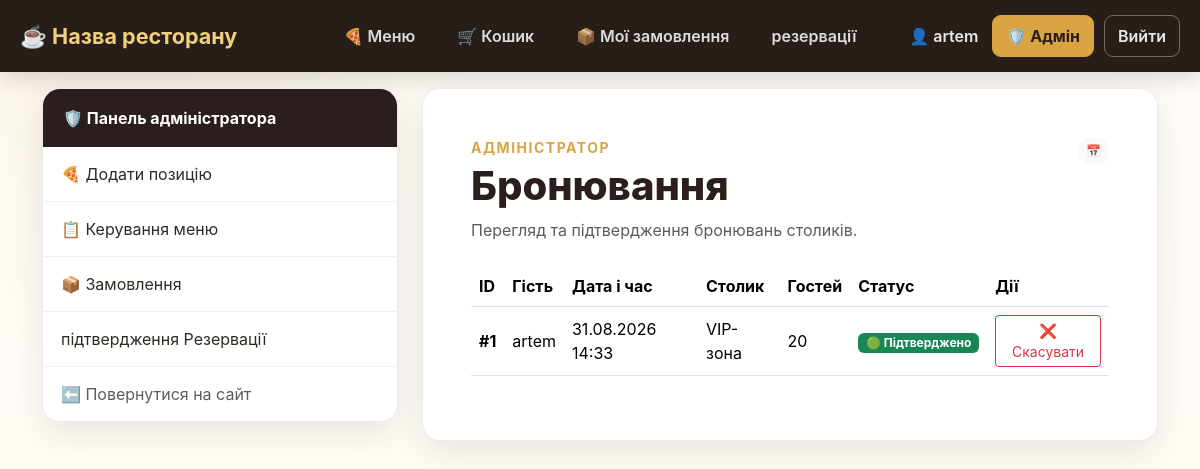
/admin/reservations (signed in), run on an earlier commit of the app's database.
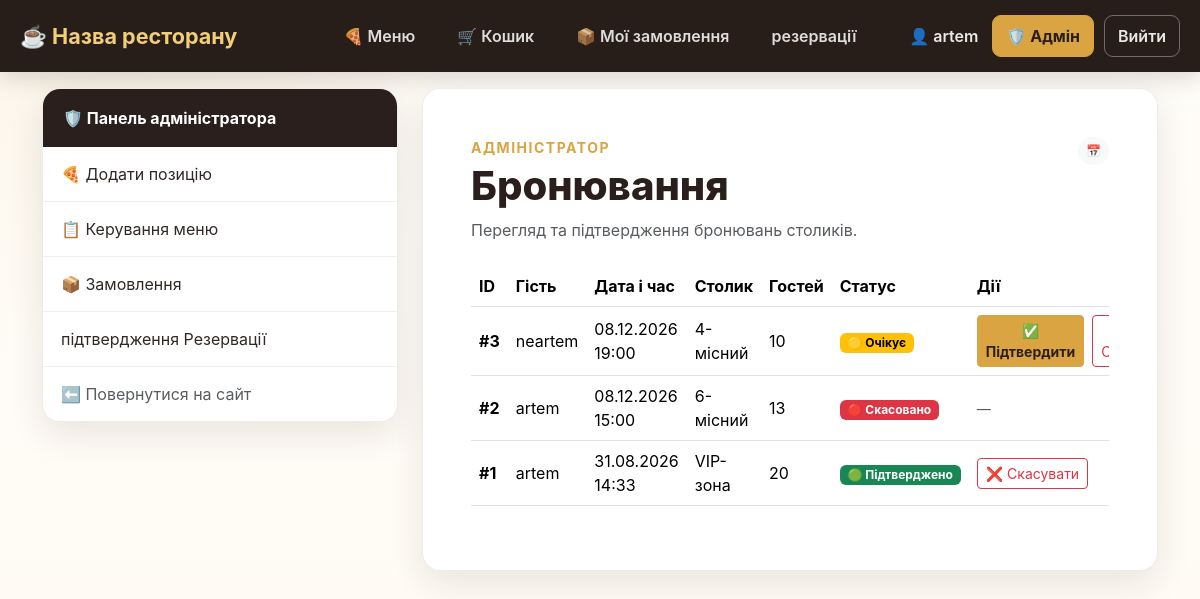
And on a later commit of the database.
### online_restaurant_db.py (models this page shows, shortened)
class Base(DeclarativeBase):
    pass

class Users(Base, UserMixin):
    __tablename__ = "users"
    id: Mapped[int] = mapped_column(primary_key=True)
    nickname: Mapped[str] = mapped_column(String(100), unique=True)
    password: Mapped[str] = mapped_column(String(200))
    email: Mapped[str] = mapped_column(String(50), unique=True)
    role = Column(String(20), nullable=False, default="user")
    reservations = relationship("Reservation", foreign_keys="Reservation.user_id", back_populates="user")
    orders = relationship("Orders", foreign_keys="Orders.user_id", back_populates='user')

class Reservation(Base):
    __tablename__ = "reservation"
    id: Mapped[int] = mapped_column(primary_key=True)
    time_start: Mapped[datetime] = mapped_column(DateTime)
    type_table: Mapped[str] = mapped_column(String(20))
    guests: Mapped[int] = mapped_column(Integer, default=2)
    status: Mapped[str] = mapped_column(String(20), default="pending")
    user_id: Mapped[int] = mapped_column(ForeignKey('users.id'))
    user = relationship("Users", foreign_keys="Reservation.user_id", back_populates="reservations")

### online_restaurant.py (the view)
@app.route('/admin/reservations')
@login_required
@admin_required
def admin_reservations():
    with Session() as cursor:
        reservations = (
            cursor.query(Reservation)
            .options(joinedload(Reservation.user))
            .order_by(Reservation.time_start.desc())
            .all()
        )
    return render_template('admin_reservations.html', reservations=reservations)

### online_restaurant.py (called while the page is built)
@app.before_request
def ensure_csrf_token():
    if "csrf_token" not in session:
        session["csrf_token"] = secrets.token_hex(16)

def admin_required(function):
    @wraps(function)
    @login_required
    def decorated_function(*args, **kwargs):
        if current_user.role != 'admin':
            return redirect(url_for('home'))
        return function(*args, **kwargs)
    return decorated_function

@login_manager.user_loader
def load_user(user_id):
    with Session() as session:
        user = session.query(Users).filter_by(id = user_id).first()
        if user:
            return user

@app.after_request
def apply_csp(response):
    nonce = secrets.token_urlsafe(16)  # Генеруємо випадковий nonce для дозволених скриптів
    csp = (
        f"default-src 'self'; "
        f"script-src 'self' 'nonce-{nonce}'; "
        f"style-src 'self'; "
        f"frame-ancestors 'none'; "
        f"base-uri 'self'; "
        f"form-action 'self'"
    )
    response.headers["Content-Security-Policy"] = csp
    response.set_cookie('nonce', nonce)
    return response

### templates/admin_reservations.html (shortened to what this page needs)
<!DOCTYPE html>
<html lang="uk">
<head>
    <link rel="stylesheet" href="{{ url_for('static', filename='css/bootstrap.min.css') }}">
    <link rel="stylesheet" href="{{ url_for('static', filename='css/restaurant.css') }}">
</head>
<body>
{% include '_navigation.html' %}
<main class="container pb-5">
    <div class="row g-4">
        <aside class="col-lg-4">
            {% include '_admin_navigation.html' %}
        </aside>
        <section class="col-lg-8">
            <div class="form-card p-4 p-md-5">
                <div class="d-flex justify-content-between align-items-start gap-3 mb-4">
                    <div>
                        <div class="text-uppercase small fw-bold" style="color:var(--gold);letter-spacing:1.5px">
                            Адміністратор
                        </div>
                        <h1 class="section-title mt-1 mb-2">Бронювання</h1>
                        <p class="text-muted mb-0">Перегляд та підтвердження бронювань столиків.</p>
                    </div>
                    <span class="badge rounded-pill text-bg-light p-2">📅</span>
                </div>
                {% if reservations %}
                    <div class="table-responsive">
                        <table class="table align-middle">
                            <thead>
                                <tr>
                                    <th>ID</th>
                                    <th>Гість</th>
                                    <th>Дата і час</th>
                                    <th>Столик</th>
                                    <th>Гостей</th>
                                    <th>Статус</th>
                                    <th>Дії</th>
                                </tr>
                            </thead>
                            <tbody>
                                {% for res in reservations %}
                                <tr>
                                    <td class="fw-bold">#{{ res.id }}</td>
                                    <td>{{ res.user.nickname if res.user else '—' }}</td>
                                    <td>{{ res.time_start.strftime('%d.%m.%Y %H:%M') }}</td>
                                    <td>{{ res.type_table }}</td>
                                    <td>{{ res.guests }}</td>
                                    <td>
                                        {% if res.status == 'pending' %}
                                            <span class="badge text-bg-warning">🟡 Очікує</span>
                                        {% elif res.status == 'confirmed' %}
                                            <span class="badge text-bg-success">🟢 Підтверджено</span>
                                        {% elif res.status == 'cancelled' %}
                                            <span class="badge text-bg-danger">🔴 Скасовано</span>
                                        {% endif %}
                                    </td>
                                    <td>
                                        {% if res.status == 'pending' %}
                                            <div class="d-flex gap-2">
                                                <form action="{{ url_for('admin_confirm_reservation', reservation_id=res.id) }}" method="POST">
                                                    <button type="submit" class="btn btn-sm btn-gold">✅ Підтвердити</button>
                                                </form>
                                                <form action="{{ url_for('admin_cancel_reservation', reservation_id=res.id) }}" method="POST">
                                                    <button type="submit" class="btn btn-sm btn-outline-danger">❌ Скасувати</button>
                                                </form>
                                            </div>
                                        {% elif res.status == 'confirmed' %}
                                            <form action="{{ url_for('admin_cancel_reservation', reservation_id=res.id) }}" method="POST">
                                                <button type="submit" class="btn btn-sm btn-outline-danger">❌ Скасувати</button>
                                            </form>
                                        {% else %}
                                            <span class="text-muted small">—</span>
                                        {% endif %}
                                    </td>
                                </tr>
                                {% endfor %}
                            </tbody>
                        </table>
                    </div>
                {% else %}
                    <div class="feature-card text-center py-5">
                        <div class="display-4 mb-3">📭</div>
                        <h2 class="h5 fw-bold">Бронювань поки немає</h2>
                        <p class="text-muted mb-0">Нові бронювання з'являться тут автоматично.</p>
                    </div>
                {% endif %}
            </div>
        </section>
    </div>
</main>
</body>
</html>

### templates/_navigation.html (shortened to what this page needs)
<nav class="restaurant-nav">
    <div class="nav-container">
        <a href="/" class="restaurant-brand">
            ☕ Назва ресторану
        </a>
        <div class="nav-links">
            {% if current_user.is_authenticated %}
                <a href="/menu" class="nav-link">
                    🍕 Меню
                </a>
                <a href="/cart" class="nav-link">
                    🛒 Кошик
                </a>
                <a href="/my_orders" class="nav-link">
                    📦 Мої замовлення
                </a>
                <a href="/reservation" class="nav-link">
                   резервації
                      </a>
            {% else %}
                <a href="/menu" class="nav-link">
                    🍕 Меню
            {% endif %}
        </div>
        <div class="nav-user">
            {% if current_user.is_authenticated %}
                <span class="username">
                    👤 {{ current_user.nickname }}
                </span>
                {% if current_user.role == 'admin' %}
                    <a href="/admin"
                       class="admin-button">
                        🛡️ Адмін
                    </a>
                {% endif %}
                <form action="/logout"
                      method="post"
                      class="logout-form">
                    <button type="submit"
                            class="logout-button">
                        Вийти
                    </button>
                </form>
            {% endif %}
        </div>
    </div>
</nav>

### templates/_admin_navigation.html
<div class="admin-card mb-4">
  <div class="card-header fw-bold">🛡️ Панель адміністратора</div>
  <div class="list-group list-group-flush">
    <a href="/add_position" class="list-group-item list-group-item-action">🍕 Додати позицію</a>
    <a href="/menu" class="list-group-item list-group-item-action">📋 Керування меню</a>
    <a href="/admin/orders" class="list-group-item list-group-item-action">📦 Замовлення</a>
    <a href="/admin/reservations" class="list-group-item list-group-item-action">підтвердження Резервації</a>
     <a href="/" class="list-group-item list-group-item-action text-muted">⬅️ Повернутися на сайт</a>
  </div>
</div>

### static/css/restaurant.css (style rules this page uses)
:root { --coffee-950: #211713; --coffee-900: #2b1f1d; --coffee-800: #3a2925; --coffee-700: #5a3d32; --cream: #fffaf3; --cream-2: #f6eee4; --gold: #d9a441; --gold-light: #f1cf7a; --text: #302824; --muted: #766b64; --shadow: 0 12px 35px rgba(43, 31, 29, .10); --radius: 18px; }
* { box-sizing: border-box; }
body { margin: 0; min-height: 100vh; color: var(--text); background: radial-gradient( circle at 10% 0%, rgba(217, 164, 65, .10), transparent 28% ), linear-gradient( 180deg, #fffdf9 0%, var(--cream) 100% ); font-family: Inter, system-ui, -apple-system, BlinkMacSystemFont, "Segoe UI", sans-serif; }
.restaurant-nav { width: 100%; background: rgba(33, 23, 19, 0.97); box-shadow: 0 5px 25px rgba(33, 23, 19, 0.18); margin-bottom: 16px; }
.nav-container { width: min(1400px, calc(100% - 40px)); min-height: 72px; margin: 0 auto; display: grid; grid-template-columns: 1fr auto 1fr; align-items: center; }
.restaurant-brand { justify-self: start; color: var(--gold-light); text-decoration: none; font-size: 1.35rem; font-weight: 700; white-space: nowrap; transition: color .2s ease; }
.nav-links { display: flex; align-items: center; justify-content: center; gap: 10px; }
.nav-links .nav-link { display: inline-flex; align-items: center; justify-content: center; padding: 10px 16px; color: rgba(255, 255, 255, .85); text-decoration: none; font-weight: 600; white-space: nowrap; border-radius: 10px; transition: color .2s ease, background .2s ease, transform .2s ease; }
.nav-user { justify-self: end; display: flex; align-items: center; gap: 10px; }
.username { color: rgba(255, 255, 255, .9); font-weight: 600; white-space: nowrap; padding: 8px 4px; }
.admin-button { display: inline-flex; align-items: center; justify-content: center; padding: 8px 13px; color: #2b1f1d; background: var(--gold); border: 1px solid var(--gold); border-radius: 9px; text-decoration: none; font-weight: 700; white-space: nowrap; transition: .2s ease; }
.logout-form { margin: 0; }
.logout-button { padding: 8px 13px; color: rgba(255, 255, 255, .9); background: transparent; border: 1px solid rgba(255, 255, 255, .35); border-radius: 9px; font-weight: 600; cursor: pointer; white-space: nowrap; transition: .2s ease; }
.btn-gold { color: #2b1f1d; background: var(--gold); border-color: var(--gold); font-weight: 700; }
.section-title { font-weight: 800; color: var(--coffee-900); }
.feature-card, .auth-card, .form-card, .menu-card, .admin-card { background: rgba(255, 255, 255, .94); border: 1px solid rgba(90, 61, 50, .10); border-radius: var(--radius); box-shadow: var(--shadow); }
.admin-card { overflow: hidden; }
.admin-card .card-header { background: var(--coffee-900); color: white; padding: 17px 20px; }
.admin-card .list-group-item { border-color: rgba(90, 61, 50, .08); padding: 15px 18px; color: var(--text); transition: .2s; }

What changed in the data, as far as the page shows it:
added Reservation: id "3", user "neartem", time_start "08.12.2026 19:00", type_table "4-місний", guests "10", status "🟡 Очікує"
added Reservation: id "2", user "artem", time_start "08.12.2026 15:00", type_table "6-місний", guests "13", status "🔴 Скасовано"
